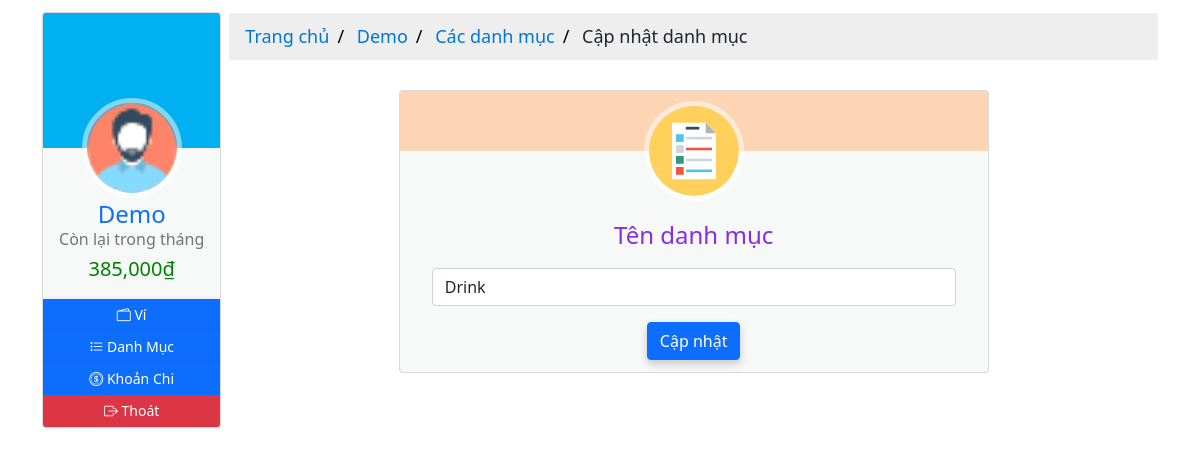
/1/1/update_item (signed in), run on the app's committed database.
### moneymanagement/models.py (models this page shows, shortened)
class User(db.Model, UserMixin):
  __tablename__ = 'users'
  id = db.Column(db.Integer, primary_key=True)
  email = db.Column(db.String(64), nullable=False, unique=True, index=True)
  username = db.Column(db.String(64), nullable=False, unique=True, index=True)
  password_hash = db.Column(db.String(128))
  profile_image = db.Column(db.String(64), nullable=False, default='df_profile.png')
  wallets = db.relationship('Wallet', back_populates='owner', lazy='dynamic')
  items = db.relationship('Item', back_populates='users', lazy='dynamic')
  expenditures = db.relationship('Expenditure', back_populates='users', lazy=True)
  money_saving = db.relationship('MoneySaving', back_populates='user', lazy='dynamic')
  def total_balance_in_period(self, date):
    total = 0
    for wallet in self.wallets:
      for track in wallet.track_balances:
        if date in track.date.strftime('%Y-%m-%d'):
          total += track.balance
    return total
  def rest_balance_in_period(self, date):
    total_balance = 0
    total_expense = 0
    for wallet in self.wallets:
      for track in wallet.track_balances:
        if date in track.date.strftime('%Y-%m-%d'):
          total_balance += track.balance
    for expense in self.expenditures:
      if date in expense.date.strftime('%Y-%m-%d'):
        total_expense += expense.amount
    return (total_balance - total_expense)

class TrackBalance(db.Model):
  __tablename__ = 'trackbalances'
  id = db.Column(db.Integer, primary_key=True)
  date = db.Column(db.DateTime, nullable=False, unique=True, index=True)
  balance = db.Column(db.Integer, nullable=False, default=0)
  description = db.Column(db.String(128))
  wallet_id = db.Column(db.Integer, db.ForeignKey('wallets.id'))
  wallet = db.relationship('Wallet', back_populates='track_balances', uselist=False)

class Expenditure(db.Model):
  __tablename__ = 'expenditures'
  id = db.Column(db.Integer, primary_key=True)
  name = db.Column(db.String(32), nullable=False)
  date = db.Column(db.Date, nullable=False, default=datetime.utcnow().strftime('%Y-%m-%d'))
  description = db.Column(db.String(128), nullable=False, default='Không có miêu tả nào')
  amount = db.Column(db.Integer, nullable=False, default=0)
  item_id = db.Column(db.Integer, db.ForeignKey('items.id'))
  items = db.relationship('Item', back_populates='expenditures', uselist=False)
  user_id = db.Column(db.Integer, db.ForeignKey('users.id'))
  users = db.relationship('User', back_populates='expenditures', uselist=False)

class Item(db.Model):
  __tablename__ = 'items'
  id = db.Column(db.Integer, primary_key=True)
  name = db.Column(db.String(32), nullable=False)
  user_id = db.Column(db.Integer, db.ForeignKey('users.id'))
  wallet_id = db.Column(db.Integer, db.ForeignKey('wallets.id'))
  users = db.relationship('User', back_populates='items',uselist=False)
  expenditures = db.relationship('Expenditure', back_populates='items', lazy=True)
  wallet = db.relationship('Wallet', back_populates='items', uselist=False)

### moneymanagement/items/views.py (the view)
@items_blueprint.route('/<int:user_id>/<int:item_id>/update_item', methods=['GET', 'POST'])
@login_required
def update(user_id, item_id):
  if not Item.query.filter_by(user_id=current_user.id, id=item_id).first():
    abort(404)
  item = Item.query.get(item_id)
  form = UpdateItemForm()
  if form.validate_on_submit():
    item.name = form.name.data
    db.session.commit()
    flash('Danh mục đã cập nhật!')
    return redirect(url_for('users.item', user_id=user_id))
  elif request.method == 'GET':
    form.name.data = item.name
  return render_template('items/update.html', form=form, user_id=user_id, item_id=item_id)

### moneymanagement/items/forms.py (shortened to what this page needs)
class UpdateItemForm(FlaskForm):
  name = StringField('Name', validators=[DataRequired(), Length(min=1, max=32)])
  submit = SubmitField('Submit')

### moneymanagement/__init__.py (called while the page is built)
@app.context_processor
def inject_now():
    return {'now': datetime.utcnow()}

### moneymanagement/models.py (called while the page is built)
@login_manager.user_loader
def load_user(user_id):
  return User.query.get(user_id)

### moneymanagement/templates/items/update.html (shortened to what this page needs)
{% extends 'base-2.html' %} {% block title %} Add Expense {% endblock title %}
{%block breadcrumb %}
<div class="content-breadcrumb">
  <ul class="breadcrumb">
    <li>
      <a href="{{ url_for('core.home', user_id=current_user.id) }}"
        >Trang chủ</a
      >
    </li>
    <li><a href="#">{{ current_user.username }}</a></li>
    <li><a href="{{ url_for('users.item', user_id=current_user.id) }}">Các danh mục</a></li>
    <li>Cập nhật danh mục</li>
  </ul>
</div>
{% endblock breadcrumb %}
{%block content %}
<div class="content-home">
  <div class="container">
    <div class="row">
      <div class="col-sm-2"></div>
      <div class="col-sm-8">
        <div class="card hovercard">
          <div class="avatar">
            <a href="#">
              <img
                alt=""
                src="{{ url_for('static', filename='icons/list-icon.svg') }}"
              />
            </a>
          </div>
          <div class="info">
            <div class="title">
              <p><h4 class="color">Tên danh mục</h4></p>
            </div>
            <div class="container" align="left">
              <form method="POST">
                <div class="row">
                  <div class="col-sm-12">
                    {{form.name(class="form-control") }} {{ render_error(form.name) }}
                  </div>
                </div>
                <div class="col-12 button-center">{{ form.submit(class="btn btn-primary", value="Cập nhật") }}</div>
              </form>
            </div>
          </div>
        </div>
      </div>
      <div class="col-sm-2"></div>
  </div>
  </div>
</div>
{% endblock content %}

### moneymanagement/templates/base-2.html (shortened to what this page needs)
{% from "_render_field.html" import render_field, render_error %}
<!DOCTYPE html>
<html lang="en">
  <head>
    <link
      rel="stylesheet"
      type="text/css"
      href="{{ url_for('static', filename='styles/main.css') }}"
    />
    <link
      rel="stylesheet"
      type="text/css"
      href="{{ url_for('static', filename='styles/profile.css') }}"
    />
    <link
      rel="stylesheet"
      type="text/css"
      href="{{ url_for('static', filename='styles/card.css') }}"
    />
    <link
      rel="stylesheet"
      type="text/css"
      href="{{ url_for('static', filename='styles/table.css') }}"
    />
    <link
      rel="stylesheet"
      type="text/css"
      href="{{ url_for('static', filename='styles/pagination.css') }}"
    />
    <link
      rel="stylesheet"
      href="https://cdnjs.cloudflare.com/ajax/libs/font-awesome/4.7.0/css/font-awesome.min.css"
    />
    <link
      rel="stylesheet"
      href="https://cdn.jsdelivr.net/npm/bootstrap-icons@1.7.2/font/bootstrap-icons.css"
    />
    <link
      href="https://cdn.jsdelivr.net/npm/bootstrap@5.1.1/dist/css/bootstrap.min.css"
      rel="stylesheet"
    />
  </head>
  <body>
    <div class="container">
      <div class="row g-2">
        <div class="col-sm-2">
          <div class="card hovercard">
            <div class="cardheader"></div>
            <div class="avatar">
              <img
                alt=""
                src="{{ url_for('static', filename='icons/man.png') }}"
              />
            </div>
            <div class="info">
              <div class="title">
                <a target="_blank" href="#">{{ current_user.username }}</a>
              </div>
              {% block current_balance %}
              <div class="desc"><h6>Còn lại trong tháng</h6></div>
              <div class="desc">
                {% if current_user.rest_balance_in_period(now.strftime('%Y-%m'))
                > (current_user.total_balance_in_period(now.strftime('%Y-%m')) /
                2) %}
                <h5 style="color: green">
                  {{
                  "{:,.0f}".format(current_user.rest_balance_in_period(now.strftime('%Y-%m')))
                  }}<span>&#8363;</span>
                </h5>
                {%else %}
                <h5 style="color: red">
                  {{
                  "{:,.0f}".format(current_user.rest_balance_in_period(now.strftime('%Y-%m')))
                  }}<span>&#8363;</span>
                </h5>
                {% endif %}
              </div>
              {% endblock current_balance %}
            </div>
            <div
              class="bottom"
              id="none-padding-margin"
              style="text-align: center"
            >
              <div class="title">
                <div class="row g2">
                  <a
                    class="btn btn-primary btn-sm margin btn-icon"
                    href="{{ url_for('users.wallet', user_id=current_user.id) }}"
                  >
                    <i class="bi bi-wallet2"></i><span>&nbsp;Ví</span>
                  </a>
                </div>
              </div>
              <div class="title">
                <div class="row g2" style="text-align: left">
                  <a
                    class="btn btn-primary btn-sm margin btn-icon"
                    href="{{ url_for('users.item', user_id=current_user.id) }}"
                  >
                    <i class="bi bi-list-task"></i><span>&nbsp;Danh Mục</span>
                  </a>
                </div>
              </div>
              <div class="title">
                <div class="row g2" style="text-align: left">
                  <a
                    class="btn btn-primary btn-sm margin btn-icon"
                    href="{{ url_for('users.expense', user_id=current_user.id) }}"
                  >
                    <i class="bi bi-coin"></i><span>&nbsp;Khoản Chi</span>
                  </a>
                </div>
              </div>
              <div class="title">
                <div class="row g2" style="text-align: left">
                  <a
                    class="btn btn-danger btn-sm margin btn-icon"
                    href="{{ url_for('users.logout') }}"
                  >
                    <i class="bi bi-box-arrow-right"></i
                    ><span>&nbsp;Thoát</span>
                  </a>
                </div>
              </div>
            </div>
          </div>
        </div>
        <div class="col-sm-10">
          {% block breadcrumb %}{% endblock breadcrumb %}
          <div
            class="container"
            style="height: 100vh; max-height=fit-content; overflow-y: auto;"
          >
            {% block content %}{% endblock content %}
          </div>
        </div>
      </div>
    </div>
  </body>
</html>

### moneymanagement/static/styles/main.css (style rules this page uses)
.content-breadcrumb { margin: auto; border: none; margin-top: 11px; }
.content-home { margin: auto; width: 100%; box-sizing: content-box; }
.button-center { margin-left: auto; margin-right: auto; text-align: center; }
.card { box-shadow: 0 4px 8px 0 rgba(0, 0, 0, 0.2); transition: 0.3s; }
.container { padding: 2px 16px; }
.btn-primary { box-shadow: 0 4px 8px 0 rgba(0, 0, 0, 0.2); transition: 0.3s; }
body, html { height: 100%; margin: 0; font-family: Arial, Helvetica, sans-serif; }
* { box-sizing: border-box; }

### moneymanagement/static/styles/profile.css (style rules this page uses)
.card { padding-top: 20px; margin: 10px 0 20px 0; background-color: rgba(214, 224, 226, 0.2); border-top-width: 0; border-bottom-width: 2px; -webkit-border-radius: 3px; -moz-border-radius: 3px; border-radius: 3px; -webkit-box-shadow: none; -moz-box-shadow: none; box-shadow: none; -webkit-box-sizing: border-box; -moz-box-sizing: border-box; box-sizing: border-box; }
.card.hovercard { position: relative; padding-top: 0; overflow: hidden; text-align: center; background-color: rgba(214, 224, 226, 0.2); }
.card.hovercard .cardheader { background-color: #00b0f0; background-size: cover; height: 135px; }
.card.hovercard .avatar { position: relative; top: -50px; margin-bottom: -50px; }
.card.hovercard .avatar img { width: 100px; height: 100px; max-width: 100px; max-height: 100px; -webkit-border-radius: 50%; -moz-border-radius: 50%; border-radius: 50%; border: 5px solid rgba(255, 255, 255, 0.5); }
.card.hovercard .info { padding: 4px 8px 10px; }
.card.hovercard .info .title { margin-bottom: 4px; font-size: 24px; line-height: 1; color: #262626; vertical-align: middle; }
.card.hovercard .info .desc { overflow: hidden; font-size: 12px; line-height: 20px; color: #737373; text-overflow: ellipsis; }
.card.hovercard .bottom { padding: 0 20px; margin-bottom: 17px; }
.btn-icon { border-radius: 50%; width: 32px; height: 32px; line-height: 18px; }
a.margin { margin: 0px; }

### moneymanagement/static/styles/card.css (style rules this page uses)
h4.color { color: blueviolet; }
ul.breadcrumb { padding: 10px 16px; list-style: none; background-color: #eee; }
ul.breadcrumb li { display: inline; font-size: 18px; }
ul.breadcrumb li + li:before { padding: 8px; color: black; content: "/\00a0"; }
ul.breadcrumb li a { color: #0275d8; text-decoration: none; }
#none-padding-margin { padding: 0; margin: 0; }

### moneymanagement/static/styles/table.css (style rules this page uses)
body { background: #f9f9f9; font-family: "Roboto", sans-serif; }
a:link { text-decoration: none; }

### data on the page
User: username "Demo"
TrackBalance: rest_balance_in_period "385,000"
Item: name "Drink"
